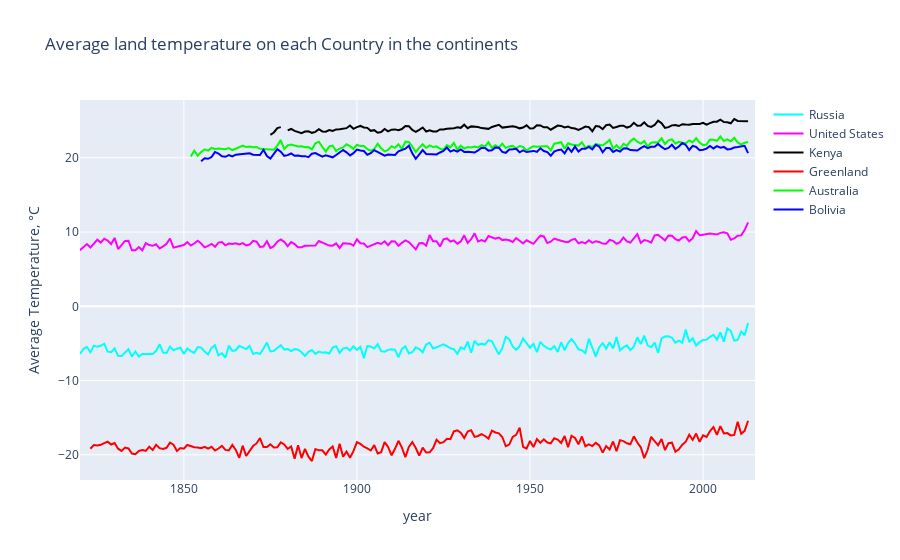

This figure's notebook cell:
### Markdown cell above
**Visualizing Annual Temperature Changes in Specific Countries- Taking Greenland as the coldest place on Earth**

### Code cell
#selecting the countries
continent = ['Russia', 'United States', 'Kenya', 'Greenland', 'Australia', 'Bolivia']

mean_temp_year_country = [ [0] * len(years[70:]) for i in range(len(continent))]


#getting the mean Average Tempeature in the selected Countries
j = 0
for country in continent:
    all_temp_country = global_temp_cleaned[global_temp_cleaned['Country'] == country]
    i = 0
    for year in years[70:]:
        mean_temp_year_country[j][i] = all_temp_country[all_temp_country['dt'].apply(
                lambda x: x[:4]) == year]['AverageTemperature'].mean()
        i +=1
    j += 1

traces = []
colors = ['rgb(0, 255, 255)', 'rgb(255, 0, 255)', 'rgb(0, 0, 0)',
          'rgb(255, 0, 0)', 'rgb(0, 255, 0)', 'rgb(0, 0, 255)']

#creating the line plots for each country
for i in range(len(continent)):
    traces.append(go.Scatter(
        x=years[70:],
        y=mean_temp_year_country[i],
        mode='lines',
        name=continent[i],
        line=dict(color=colors[i]),
    ))

layout = go.Layout(
    xaxis=dict(title='year'),
    yaxis=dict(title='Average Temperature, °C'),
    title='Average land temperature on each Country in the continents',)

fig = go.Figure(data=traces, layout=layout)
py.iplot(fig)

### Figure 1 — Plotly figure (JSON) as saved in the notebook; plotly's stock layout.template omitted (floating-point values rounded to 4 significant figures; data arrays with more than 128 entries replaced by an {"elided": "..."} marker saying what was removed)
{"data": [{"line": {"color": "rgb(0, 255, 255)"}, "mode": "lines", "name": "Russia", "type": "scatter", "x": {"elided": "196 str values"}, "y": {"elided": "196 float values"}}, {"line": {"color": "rgb(255, 0, 255)"}, "mode": "lines", "name": "United States", "type": "scatter", "x": {"elided": "196 str values"}, "y": {"elided": "196 float values"}}, {"line": {"color": "rgb(0, 0, 0)"}, "mode": "lines", "name": "Kenya", "type": "scatter", "x": {"elided": "196 str values"}, "y": {"elided": "196 float values"}}, {"line": {"color": "rgb(255, 0, 0)"}, "mode": "lines", "name": "Greenland", "type": "scatter", "x": {"elided": "196 str values"}, "y": {"elided": "196 float values"}}, {"line": {"color": "rgb(0, 255, 0)"}, "mode": "lines", "name": "Australia", "type": "scatter", "x": {"elided": "196 str values"}, "y": {"elided": "196 float values"}}, {"line": {"color": "rgb(0, 0, 255)"}, "mode": "lines", "name": "Bolivia", "type": "scatter", "x": {"elided": "196 str values"}, "y": {"elided": "196 float values"}}], "layout": {"title": {"text": "Average land temperature on each Country in the continents"}, "xaxis": {"title": {"text": "year"}}, "yaxis": {"title": {"text": "Average Temperature, °C"}}}}
